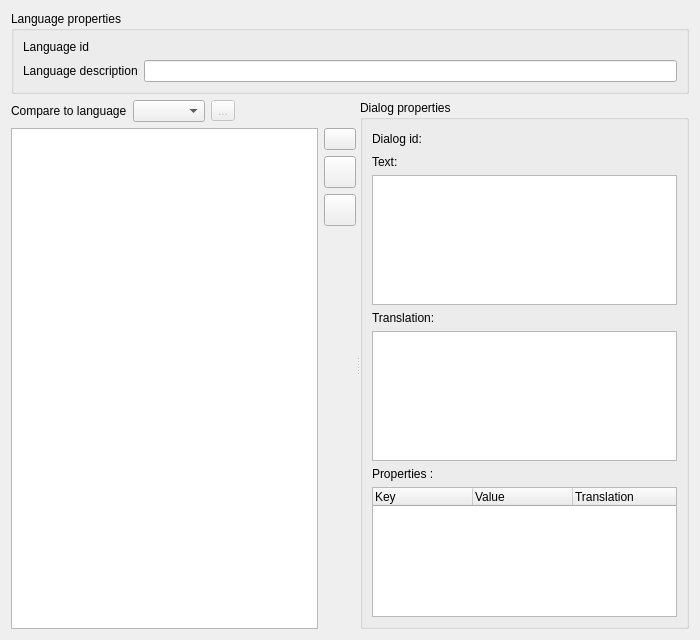
<?xml version="1.0" encoding="UTF-8"?>
<ui version="4.0">
 <class>DialogsEditor</class>
 <widget class="QWidget" name="DialogsEditor">
  <property name="geometry">
   <rect>
    <x>0</x>
    <y>0</y>
    <width>700</width>
    <height>640</height>
   </rect>
  </property>
  <property name="windowTitle">
   <string>Dialogss editor</string>
  </property>
  <layout class="QVBoxLayout" name="verticalLayout_6">
   <item>
    <widget class="QGroupBox" name="language_properties_group_box">
     <property name="title">
      <string>Language properties</string>
     </property>
     <layout class="QFormLayout" name="formLayout">
      <item row="0" column="0">
       <widget class="QLabel" name="language_id_label">
        <property name="toolTip">
         <string/>
        </property>
        <property name="text">
         <string>Language id</string>
        </property>
       </widget>
      </item>
      <item row="0" column="1">
       <widget class="QLabel" name="language_id_field">
        <property name="toolTip">
         <string>Folder name of the language</string>
        </property>
        <property name="text">
         <string/>
        </property>
       </widget>
      </item>
      <item row="1" column="0">
       <widget class="QLabel" name="description_label">
        <property name="text">
         <string>Language description</string>
        </property>
       </widget>
      </item>
      <item row="1" column="1">
       <widget class="QLineEdit" name="description_field">
        <property name="toolTip">
         <string>User-friendly description to show in the editor</string>
        </property>
       </widget>
      </item>
     </layout>
    </widget>
   </item>
   <item>
    <widget class="QSplitter" name="splitter">
     <property name="sizePolicy">
      <sizepolicy hsizetype="Expanding" vsizetype="Expanding">
       <horstretch>0</horstretch>
       <verstretch>0</verstretch>
      </sizepolicy>
     </property>
     <property name="orientation">
      <enum>Qt::Horizontal</enum>
     </property>
     <widget class="QWidget" name="layoutWidget">
      <layout class="QVBoxLayout" name="verticalLayout_4">
       <item>
        <layout class="QHBoxLayout" name="translation_layout">
         <item>
          <widget class="QLabel" name="translation_label">
           <property name="text">
            <string>Compare to language</string>
           </property>
          </widget>
         </item>
         <item>
          <widget class="ResourceSelector" name="translation_field"/>
         </item>
         <item>
          <widget class="QToolButton" name="translation_refresh_button">
           <property name="enabled">
            <bool>false</bool>
           </property>
           <property name="toolTip">
            <string>Refresh language</string>
           </property>
           <property name="text">
            <string>...</string>
           </property>
           <property name="icon">
            <iconset resource="../../resources/images.qrc">
             <normaloff>:/images/icon_refresh.png</normaloff>:/images/icon_refresh.png</iconset>
           </property>
           <property name="iconSize">
            <size>
             <width>16</width>
             <height>16</height>
            </size>
           </property>
          </widget>
         </item>
         <item>
          <spacer name="horizontal_spacer">
           <property name="orientation">
            <enum>Qt::Horizontal</enum>
           </property>
           <property name="sizeHint" stdset="0">
            <size>
             <width>40</width>
             <height>20</height>
            </size>
           </property>
          </spacer>
         </item>
        </layout>
       </item>
       <item>
        <layout class="QHBoxLayout" name="horizontalLayout_2">
         <item>
          <widget class="DialogsTreeView" name="dialogs_tree_view">
           <property name="allColumnsShowFocus">
            <bool>true</bool>
           </property>
          </widget>
         </item>
         <item>
          <layout class="QVBoxLayout" name="verticalLayout_5">
           <item>
            <widget class="QPushButton" name="create_button">
             <property name="maximumSize">
              <size>
               <width>32</width>
               <height>32</height>
              </size>
             </property>
             <property name="toolTip">
              <string>Add</string>
             </property>
             <property name="text">
              <string/>
             </property>
             <property name="icon">
              <iconset resource="../../resources/images.qrc">
               <normaloff>:/images/icon_add.png</normaloff>:/images/icon_add.png</iconset>
             </property>
             <property name="iconSize">
              <size>
               <width>24</width>
               <height>24</height>
              </size>
             </property>
            </widget>
           </item>
           <item>
            <widget class="QPushButton" name="set_id_button">
             <property name="sizePolicy">
              <sizepolicy hsizetype="Fixed" vsizetype="Fixed">
               <horstretch>0</horstretch>
               <verstretch>0</verstretch>
              </sizepolicy>
             </property>
             <property name="minimumSize">
              <size>
               <width>32</width>
               <height>32</height>
              </size>
             </property>
             <property name="maximumSize">
              <size>
               <width>32</width>
               <height>32</height>
              </size>
             </property>
             <property name="toolTip">
              <string>Change id</string>
             </property>
             <property name="text">
              <string/>
             </property>
             <property name="icon">
              <iconset resource="../../resources/images.qrc">
               <normaloff>:/images/icon_rename.png</normaloff>:/images/icon_rename.png</iconset>
             </property>
             <property name="iconSize">
              <size>
               <width>24</width>
               <height>24</height>
              </size>
             </property>
            </widget>
           </item>
           <item>
            <widget class="QPushButton" name="delete_button">
             <property name="sizePolicy">
              <sizepolicy hsizetype="Fixed" vsizetype="Fixed">
               <horstretch>0</horstretch>
               <verstretch>0</verstretch>
              </sizepolicy>
             </property>
             <property name="minimumSize">
              <size>
               <width>32</width>
               <height>32</height>
              </size>
             </property>
             <property name="maximumSize">
              <size>
               <width>32</width>
               <height>32</height>
              </size>
             </property>
             <property name="toolTip">
              <string>Delete</string>
             </property>
             <property name="text">
              <string/>
             </property>
             <property name="icon">
              <iconset resource="../../resources/images.qrc">
               <normaloff>:/images/icon_cross.png</normaloff>:/images/icon_cross.png</iconset>
             </property>
             <property name="iconSize">
              <size>
               <width>24</width>
               <height>24</height>
              </size>
             </property>
            </widget>
           </item>
           <item>
            <spacer name="vertical_spacer">
             <property name="orientation">
              <enum>Qt::Vertical</enum>
             </property>
             <property name="sizeHint" stdset="0">
              <size>
               <width>20</width>
               <height>40</height>
              </size>
             </property>
            </spacer>
           </item>
          </layout>
         </item>
        </layout>
       </item>
      </layout>
     </widget>
     <widget class="QGroupBox" name="dialog_properties_group_box">
      <property name="title">
       <string>Dialog properties</string>
      </property>
      <layout class="QVBoxLayout" name="verticalLayout_2">
       <item>
        <layout class="QHBoxLayout" name="horizontal_layout">
         <item>
          <widget class="QLabel" name="dialog_id_label">
           <property name="text">
            <string>Dialog id:</string>
           </property>
          </widget>
         </item>
         <item>
          <spacer name="horizontal_spacer_3">
           <property name="orientation">
            <enum>Qt::Horizontal</enum>
           </property>
           <property name="sizeType">
            <enum>QSizePolicy::Minimum</enum>
           </property>
           <property name="sizeHint" stdset="0">
            <size>
             <width>20</width>
             <height>20</height>
            </size>
           </property>
          </spacer>
         </item>
         <item>
          <widget class="QLabel" name="dialog_id_field">
           <property name="text">
            <string/>
           </property>
          </widget>
         </item>
         <item>
          <spacer name="horizontal_spacer_2">
           <property name="orientation">
            <enum>Qt::Horizontal</enum>
           </property>
           <property name="sizeHint" stdset="0">
            <size>
             <width>40</width>
             <height>20</height>
            </size>
           </property>
          </spacer>
         </item>
        </layout>
       </item>
       <item>
        <widget class="QLabel" name="dialog_text_label">
         <property name="text">
          <string>Text:</string>
         </property>
        </widget>
       </item>
       <item>
        <widget class="PlainTextEdit" name="dialog_text_field">
         <property name="font">
          <font>
           <family>Monospace</family>
          </font>
         </property>
        </widget>
       </item>
       <item>
        <widget class="QLabel" name="translation_text_label">
         <property name="text">
          <string>Translation:</string>
         </property>
        </widget>
       </item>
       <item>
        <widget class="QPlainTextEdit" name="translation_text_field">
         <property name="font">
          <font>
           <family>Monospace</family>
          </font>
         </property>
         <property name="readOnly">
          <bool>true</bool>
         </property>
        </widget>
       </item>
       <item>
        <widget class="QLabel" name="dialog_properties_label">
         <property name="text">
          <string>Properties :</string>
         </property>
        </widget>
       </item>
       <item>
        <widget class="QTreeWidget" name="dialog_properties_table">
         <property name="indentation">
          <number>10</number>
         </property>
         <property name="uniformRowHeights">
          <bool>true</bool>
         </property>
         <property name="allColumnsShowFocus">
          <bool>true</bool>
         </property>
         <property name="columnCount">
          <number>3</number>
         </property>
         <attribute name="headerVisible">
          <bool>true</bool>
         </attribute>
         <column>
          <property name="text">
           <string notr="true">Key</string>
          </property>
         </column>
         <column>
          <property name="text">
           <string>Value</string>
          </property>
         </column>
         <column>
          <property name="text">
           <string>Translation</string>
          </property>
         </column>
        </widget>
       </item>
      </layout>
     </widget>
    </widget>
   </item>
  </layout>
 </widget>
 <customwidgets>
  <customwidget>
   <class>ResourceSelector</class>
   <extends>QComboBox</extends>
   <header>gui/resource_selector.h</header>
  </customwidget>
  <customwidget>
   <class>DialogsTreeView</class>
   <extends>QTreeView</extends>
   <header>gui/dialogs_tree_view.h</header>
  </customwidget>
  <customwidget>
   <class>PlainTextEdit</class>
   <extends>QPlainTextEdit</extends>
   <header>gui/plain_text_edit.h</header>
  </customwidget>
 </customwidgets>
 <resources>
  <include location="../../resources/images.qrc"/>
 </resources>
 <connections/>
</ui>
